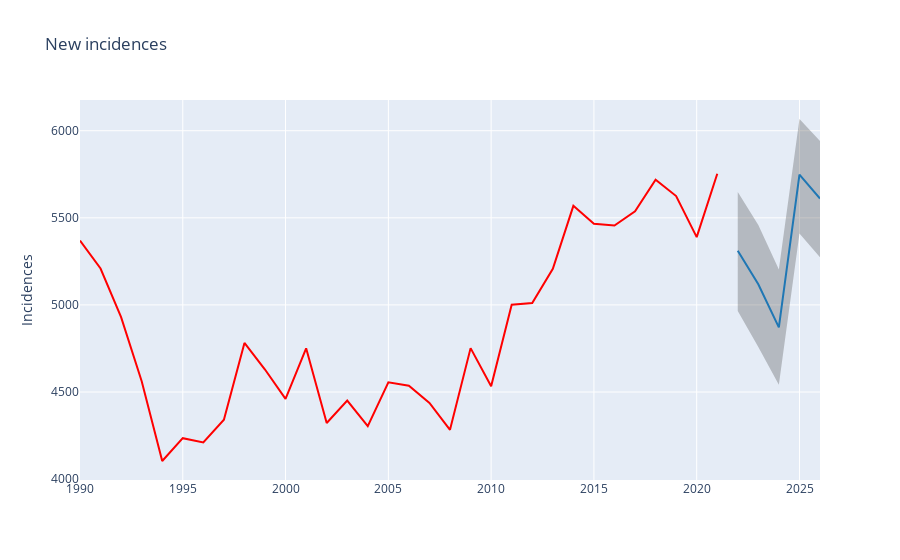

Notebook cell for this chart:
### Code cell
def show_forecast(cmp_df, num_predictions, num_values, title, width=800, height=500):
    """Visualize the forecast."""

    def create_go(name, column, num, **kwargs):
        points = cmp_df.tail(num)
        args = dict(name=name, x=points.index, y=points[column], mode="lines")
        args.update(kwargs)
        return go.Scatter(**args)

    lower_bound = create_go(
        "Lower Bound",
        "yhat_lower",
        num_predictions,
        line=dict(width=0),
        marker=dict(color="gray"),
    )
    upper_bound = create_go(
        "Upper Bound",
        "yhat_upper",
        num_predictions,
        line=dict(width=0),
        marker=dict(color="gray"),
        fillcolor="rgba(68, 68, 68, 0.3)",
        fill="tonexty",
    )
    forecast = create_go(
        "Forecast", "yhat", num_predictions, line=dict(color="rgb(31, 119, 180)")
    )
    actual = create_go("Actual", "y", num_values, marker=dict(color="red"))

    # In this case the order of the series is important because of the filling
    data = [lower_bound, upper_bound, forecast, actual]

    layout = go.Layout(yaxis=dict(title="Incidences"), title=title, showlegend=False)
    fig = go.Figure(data=data, layout=layout)
    iplot(fig, show_link=False)


show_forecast(cmp_df, prediction_size, 100, "New incidences")

### Figure 1 — Plotly figure (JSON) as saved in the notebook; plotly's stock layout.template omitted (floating-point values rounded to 4 significant figures)
{"data": [{"line": {"width": 0}, "marker": {"color": "gray"}, "mode": "lines", "name": "Lower Bound", "type": "scatter", "x": ["2021-12-31T00:00:00", "2022-12-31T00:00:00", "2023-12-31T00:00:00", "2024-12-31T00:00:00", "2025-12-31T00:00:00"], "y": [4965.0, 4758.0, 4541.0, 5411.0, 5274.0]}, {"fill": "tonexty", "fillcolor": "rgba(68, 68, 68, 0.3)", "line": {"width": 0}, "marker": {"color": "gray"}, "mode": "lines", "name": "Upper Bound", "type": "scatter", "x": ["2021-12-31T00:00:00", "2022-12-31T00:00:00", "2023-12-31T00:00:00", "2024-12-31T00:00:00", "2025-12-31T00:00:00"], "y": [5648.0, 5459.0, 5203.0, 6067.0, 5941.0]}, {"line": {"color": "rgb(31, 119, 180)"}, "mode": "lines", "name": "Forecast", "type": "scatter", "x": ["2021-12-31T00:00:00", "2022-12-31T00:00:00", "2023-12-31T00:00:00", "2024-12-31T00:00:00", "2025-12-31T00:00:00"], "y": [5311.0, 5119.0, 4871.0, 5748.0, 5611.0]}, {"marker": {"color": "red"}, "mode": "lines", "name": "Actual", "type": "scatter", "x": ["1990-01-01T00:00:00", "1991-01-01T00:00:00", "1992-01-01T00:00:00", "1993-01-01T00:00:00", "1994-01-01T00:00:00", "1995-01-01T00:00:00", "1996-01-01T00:00:00", "1997-01-01T00:00:00", "1998-01-01T00:00:00", "1999-01-01T00:00:00", "2000-01-01T00:00:00", "2001-01-01T00:00:00", "2002-01-01T00:00:00", "2003-01-01T00:00:00", "2004-01-01T00:00:00", "2005-01-01T00:00:00", "2006-01-01T00:00:00", "2007-01-01T00:00:00", "2008-01-01T00:00:00", "2009-01-01T00:00:00", "2010-01-01T00:00:00", "2011-01-01T00:00:00", "2012-01-01T00:00:00", "2013-01-01T00:00:00", "2014-01-01T00:00:00", "2015-01-01T00:00:00", "2016-01-01T00:00:00", "2017-01-01T00:00:00", "2018-01-01T00:00:00", "2019-01-01T00:00:00", "2020-01-01T00:00:00", "2021-01-01T00:00:00", "2021-12-31T00:00:00", "2022-12-31T00:00:00", "2023-12-31T00:00:00", "2024-12-31T00:00:00", "2025-12-31T00:00:00"], "y": [5370, 5209, 4930, 4562, 4104, 4235, 4211, 4341, 4782, 4629, 4461, 4751, 4322, 4451, 4304, 4556, 4536, 4437, 4283, 4752, 4533, 5001, 5011, 5207, 5569, 5466, 5456, 5538, 5719, 5625, 5389, 5753, null, null, null, null, null]}], "layout": {"showlegend": false, "title": {"text": "New incidences"}, "yaxis": {"title": {"text": "Incidences"}}}}
